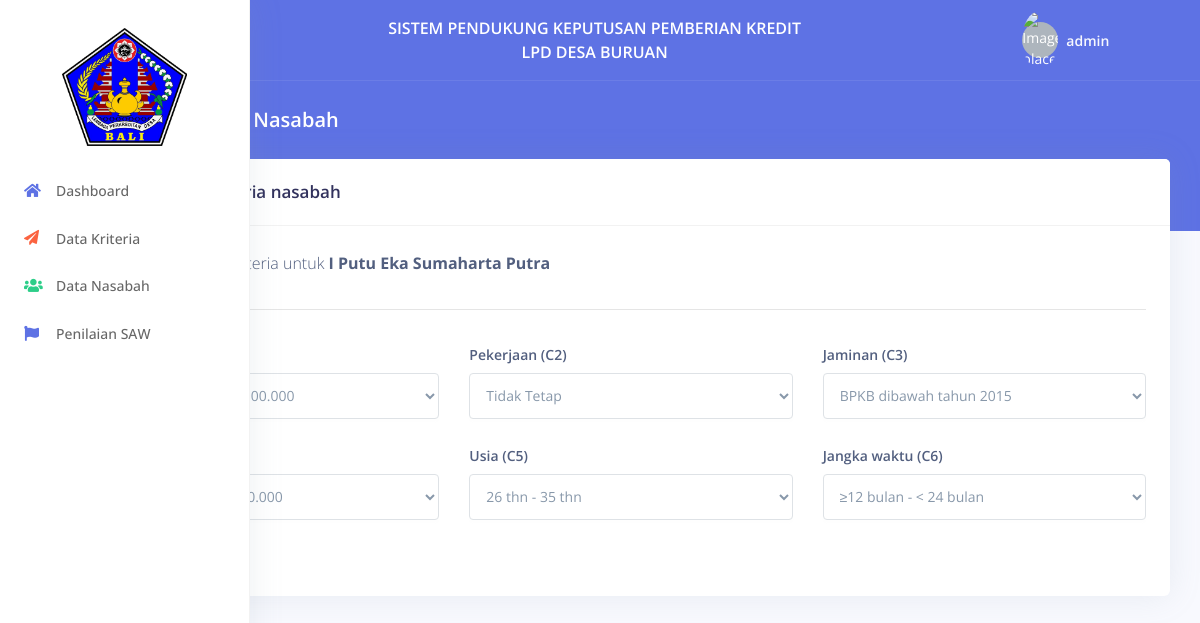
The app's page /nasabah/bobot?id=6 (signed in), older data.
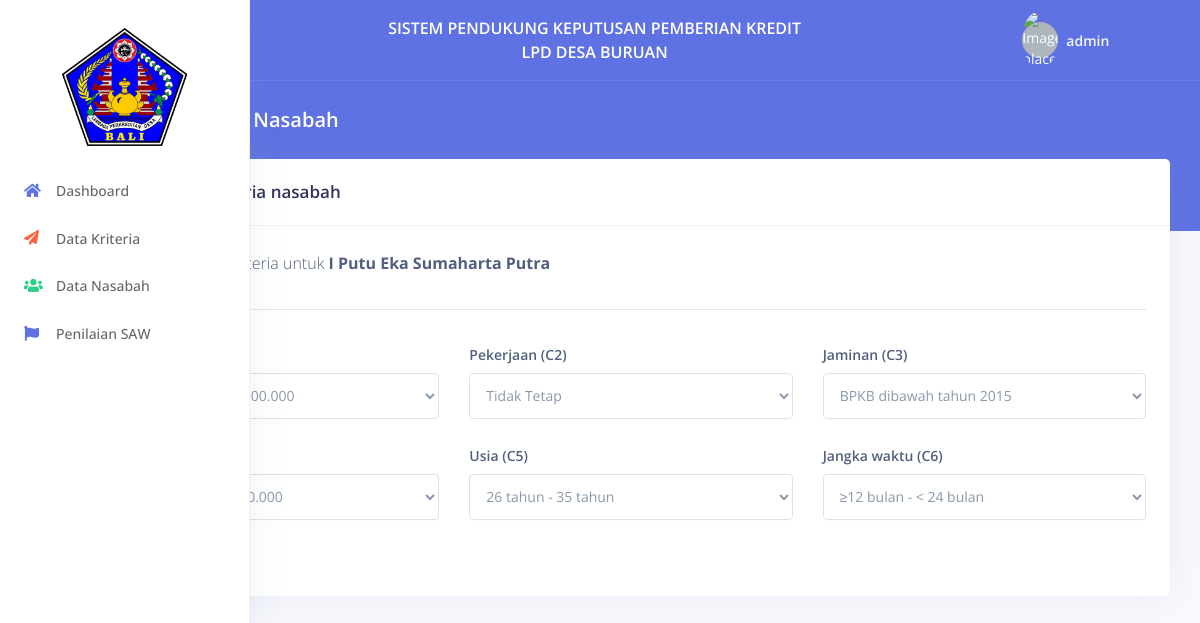
The same page, newer data.
### tables this page shows
CREATE TABLE `sub_kriteria` (
  `id_subkriteria` int(11) NOT NULL,
  `id_kriteria` int(11) NOT NULL,
  `ket` varchar(45) NOT NULL,
  `nilai` int(11) NOT NULL
);

### system/base/view.php (called while the page is built)
<?php
function view($path, $data = []){
    extract($data);
    require_once("app/views/".$path.".php");
}

### app/controllers/NasabahController.php (called while the page is built, shortened)
<?php
class NasabahController extends Controller {
    public function bobot()
    {
        $criteria = new CriteriaModel();
        $criterias = $criteria->getCriteriaAndSubCriteria();
        $nasabah = (new NasabahModel())->first($_GET['id']);
        $nasabahSubCriteria = (new PengajuanModel())->subCriteria($_GET['id']);
        $nasabahIdSubCriteria = (new Collection($nasabahSubCriteria))->pluck('id_subkriteria');
        $array = new Collection($criterias);
        $grouped = $array->groupBy('nama_kriteria');
        view('includes/layout', [
            'content'       => "nasabah/nasabah.bobot",
            'grouped'       => $grouped,
            'nasabah'       => $nasabah,
            'ids'           => $nasabahIdSubCriteria,
        ]);
    }
}

### routes.php (called while the page is built, shortened)
<?php
$router = new Route();
$router->get('/', \App\Controllers\DashboardController::class, 'index');
$router->get('/login', \App\Controllers\LoginController::class, 'login');
$router->get('/logout', \App\Controllers\LoginController::class, 'logout');
$router->post('/login', \App\Controllers\LoginController::class, 'doLogin');
$router->get('/nasabah', \App\Controllers\NasabahController::class, 'index');
$router->get('/nasabah/insert', \App\Controllers\NasabahController::class, 'insert');
$router->get('/nasabah/bobot', \App\Controllers\NasabahController::class, 'bobot');
$router->get('/nasabah/edit', \App\Controllers\NasabahController::class, 'edit');
$router->get('/nasabah/detail', \App\Controllers\NasabahController::class, 'detail');
$router->post('/nasabah/bobot', \App\Controllers\NasabahController::class, 'updateBobot');
$router->post('/nasabah/create', \App\Controllers\NasabahController::class, 'create');
$router->post('/nasabah/update', \App\Controllers\NasabahController::class, 'update');
$router->post('/nasabah/delete', \App\Controllers\NasabahController::class, 'delete');
$router->post('/nasabah/finish', \App\Controllers\NasabahController::class, 'finish');
$router->get('/perhitungan', \App\Controllers\PerhitunganController::class, 'index');
$router->get('/ranking', \App\Controllers\RankingController::class, 'ranking');
$router->get('/laporan', \App\Controllers\LaporanController::class, 'laporan');
$router->get('/laporan/pdf', \App\Controllers\LaporanController::class, 'generatePDF');
$router->get('/criteria', \App\Controllers\CriteriaController::class, 'index');
$router->get('/criteria/sub-criteria', \App\Controllers\CriteriaController::class, 'createSubCriteria');
$router->get('/criteria/edit', \App\Controllers\CriteriaController::class, 'edit');
$router->get('/criteria/insert', \App\Controllers\CriteriaController::class, 'insert');
$router->post('/criteria/create', \App\Controllers\CriteriaController::class, 'create');
$router->post('/criteria/update', \App\Controllers\CriteriaController::class, 'update');
$router->post('/criteria/delete', \App\Controllers\CriteriaController::class, 'delete');
$router->post('/criteria/update-sub-criteria', \App\Controllers\CriteriaController::class, 'updateSubCriteria');
$router->get('/a', \App\Controllers\LatihanController::class, 'index');
$router->run();

### index.php (called while the page is built, shortened)
<?php
require_once 'loader.php';
require_once 'routes.php';

### loader.php (called while the page is built, shortened)
<?php
spl_autoload_register(function ($class) {
    $class_file = str_replace('\\', '/', $class) . '.php';
});

### system/model/Connection.php (called while the page is built, shortened)
<?php
class Connection {
    private $host       = 'localhost';
    private $name       = 'name';
    private $user       = 'root';
    private $password   = '';
    private $connection;
    public function __construct()
    {
        $this->host     = DB_HOST;
        $this->name     = DB_NAME;
        $this->user     = DB_USER;
        $this->password = DB_PASSWORD;
    }
    public function getConnection()
    {
        return $this->connection;
    }
    private function connect(){
        try {
            $this->connection = new \PDO("mysql:host=$this->host;dbname=$this->name", $this->user, $this->password);
            $this->connection->setAttribute(\PDO::ATTR_ERRMODE, \PDO::ERRMODE_EXCEPTION);
        } catch (\Exception $exception) {
            var_dump($exception->getMessage());
        }
    }
}

### system/model/Model.php (called while the page is built, shortened)
<?php
class Model {
    protected $connection;
    public function __construct()
    {
        $this->connection = (new Connection())->getConnection();
    }
    public function query($sql, $bindings = [])
    {
        $query = $this->connection->prepare($sql);
        for ($i = 0; $i < count($bindings); $i++) {
            $query->bindParam($i + 1, $bindings[$i]);
        }
        $query->execute();
        return $query->fetchAll();
    }
}

### app/models/CriteriaModel.php (called while the page is built, shortened)
<?php
class CriteriaModel extends Model {
    protected $table = 'kriteria';
    public function getCriteriaAndSubCriteria()
    {
        return $this->query("SELECT * FROM $this->table INNER JOIN sub_kriteria ON $this->table.id_kriteria = sub_kriteria.id_kriteria GROUP BY sub_kriteria.id_subkriteria");
    }
}

### system/arrays/Collection.php (called while the page is built, shortened)
<?php
class Collection {
    private $collections = [];
    public function __construct($array = [])
    {
        $this->collections = $array;
    }
    public function groupBy($key = '')
    {
        $arr = [];
        foreach ($this->collections as $collection) {
            if (!isset($arr[$collection[$key]])) {
                $arr[$collection[$key]] = [];
            }
            array_push($arr[$collection[$key]], $collection);
        }
        return $arr;
    }
}

### app/views/nasabah/nasabah.bobot.php (the view, shortened to what the changed rows need)
<div class="container-fluid mt--6">
    <div class="row">
        <div class="col">
            <div class="card-wrapper">
                <div class="card">
                    <div class="card-body">
                        <form action="<?= BASE_PATH; ?>/nasabah/bobot" method="post" class="needs-validation" novalidate="">
                            <div class="row">
                                <?php $i = 1; foreach ($grouped as $key => $value) { ?>
                                    <div class="col-md-4 mb-4">
                                        <label class="form-control-label" for="sub_kriteria"><?= ucfirst($key); ?> (C<?= $i++; ?>)</label>
                                        <select class="form-control" name="sub_kriteria[]" id="sub_kriteria">
                                            <?php foreach ($value as $item) { ?>
                                                <option <?= in_array($item['id_subkriteria'], $ids) ? 'selected' : ''; ?> value="<?= $item['id_subkriteria']; ?>"><?= $item['ket']; ?></option>
                                            <?php } ?>
                                        </select>
                                    </div>
                                <?php } ?>
                            </div>
                        </form>
                    </div>
                </div>
            </div>
        </div>
    </div>
</div>

Row changes from the older to the newer data that the page shows:
changed sub_kriteria (number 5 of 6 on the later page): value "26 thn - 35 thn" → "26 tahun - 35 tahun"
